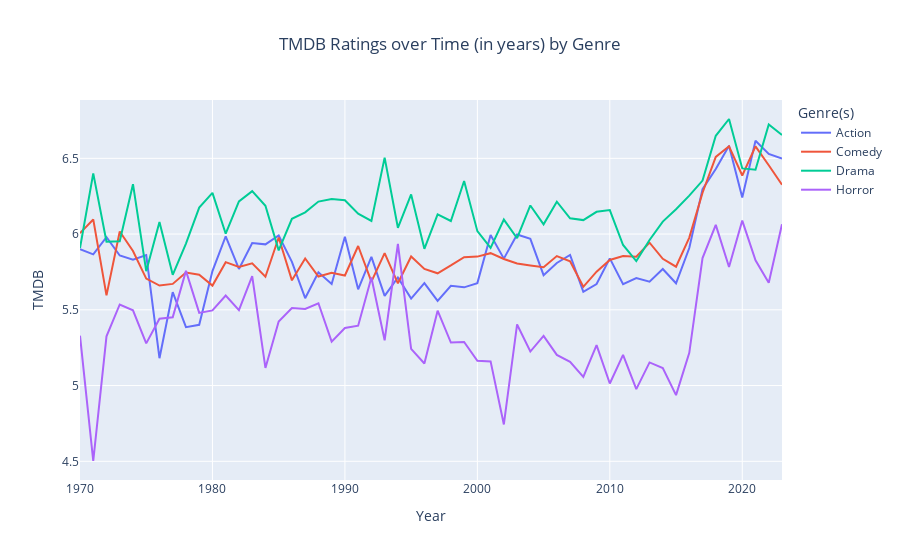

The notebook cell this image was saved under:
### Code cell
# Plot TMDB movie ratings by genre per year.
fig4 = px.line(
     df_groupby_genres2,
     x = 'Year',
     y = 'TMDB',
     color = 'Genre(s)',
     title='TMDB Ratings over Time (in years) by Genre',
     height = 500
)

fig4.update_layout(title_x = .5)
fig4.show()

### Figure 1 — Plotly figure (JSON) as saved in the notebook; plotly's stock layout.template omitted (floating-point values rounded to 4 significant figures)
{"data": [{"hovertemplate": "Genre(s)=Action<br>Year=%{x}<br>TMDB=%{y}<extra></extra>", "legendgroup": "Action", "line": {"color": "#636efa", "dash": "solid"}, "marker": {"symbol": "circle"}, "mode": "lines", "name": "Action", "orientation": "v", "showlegend": true, "type": "scatter", "x": [1970, 1971, 1972, 1973, 1974, 1975, 1976, 1977, 1978, 1979, 1980, 1981, 1982, 1983, 1984, 1985, 1986, 1987, 1988, 1989, 1990, 1991, 1992, 1993, 1994, 1995, 1996, 1997, 1998, 1999, 2000, 2001, 2002, 2003, 2004, 2005, 2006, 2007, 2008, 2009, 2010, 2011, 2012, 2013, 2014, 2015, 2016, 2017, 2018, 2019, 2020, 2021, 2022, 2023], "xaxis": "x", "y": [5.901, 5.866, 5.979, 5.859, 5.831, 5.862, 5.181, 5.616, 5.385, 5.401, 5.756, 5.986, 5.77, 5.941, 5.932, 5.991, 5.817, 5.577, 5.748, 5.67, 5.983, 5.635, 5.849, 5.592, 5.714, 5.574, 5.676, 5.559, 5.659, 5.648, 5.676, 5.994, 5.838, 5.997, 5.969, 5.729, 5.809, 5.862, 5.619, 5.67, 5.84, 5.669, 5.71, 5.686, 5.769, 5.675, 5.908, 6.297, 6.429, 6.584, 6.242, 6.617, 6.53, 6.499], "yaxis": "y"}, {"hovertemplate": "Genre(s)=Comedy<br>Year=%{x}<br>TMDB=%{y}<extra></extra>", "legendgroup": "Comedy", "line": {"color": "#EF553B", "dash": "solid"}, "marker": {"symbol": "circle"}, "mode": "lines", "name": "Comedy", "orientation": "v", "showlegend": true, "type": "scatter", "x": [1970, 1971, 1972, 1973, 1974, 1975, 1976, 1977, 1978, 1979, 1980, 1981, 1982, 1983, 1984, 1985, 1986, 1987, 1988, 1989, 1990, 1991, 1992, 1993, 1994, 1995, 1996, 1997, 1998, 1999, 2000, 2001, 2002, 2003, 2004, 2005, 2006, 2007, 2008, 2009, 2010, 2011, 2012, 2013, 2014, 2015, 2016, 2017, 2018, 2019, 2020, 2021, 2022, 2023], "xaxis": "x", "y": [6.006, 6.097, 5.595, 6.017, 5.888, 5.706, 5.66, 5.671, 5.747, 5.732, 5.66, 5.815, 5.783, 5.807, 5.719, 5.977, 5.695, 5.839, 5.72, 5.744, 5.727, 5.921, 5.686, 5.874, 5.675, 5.852, 5.77, 5.741, 5.793, 5.847, 5.851, 5.874, 5.835, 5.806, 5.793, 5.782, 5.855, 5.82, 5.652, 5.752, 5.829, 5.855, 5.851, 5.943, 5.837, 5.784, 5.977, 6.273, 6.51, 6.58, 6.387, 6.579, 6.454, 6.326], "yaxis": "y"}, {"hovertemplate": "Genre(s)=Drama<br>Year=%{x}<br>TMDB=%{y}<extra></extra>", "legendgroup": "Drama", "line": {"color": "#00cc96", "dash": "solid"}, "marker": {"symbol": "circle"}, "mode": "lines", "name": "Drama", "orientation": "v", "showlegend": true, "type": "scatter", "x": [1970, 1971, 1972, 1973, 1974, 1975, 1976, 1977, 1978, 1979, 1980, 1981, 1982, 1983, 1984, 1985, 1986, 1987, 1988, 1989, 1990, 1991, 1992, 1993, 1994, 1995, 1996, 1997, 1998, 1999, 2000, 2001, 2002, 2003, 2004, 2005, 2006, 2007, 2008, 2009, 2010, 2011, 2012, 2013, 2014, 2015, 2016, 2017, 2018, 2019, 2020, 2021, 2022, 2023], "xaxis": "x", "y": [5.907, 6.401, 5.949, 5.952, 6.329, 5.755, 6.08, 5.731, 5.938, 6.175, 6.272, 6.002, 6.216, 6.284, 6.187, 5.892, 6.101, 6.144, 6.215, 6.231, 6.223, 6.134, 6.087, 6.504, 6.041, 6.262, 5.902, 6.13, 6.086, 6.35, 6.019, 5.909, 6.096, 5.972, 6.189, 6.065, 6.214, 6.104, 6.092, 6.147, 6.159, 5.928, 5.821, 5.961, 6.082, 6.164, 6.254, 6.353, 6.649, 6.76, 6.433, 6.425, 6.723, 6.654], "yaxis": "y"}, {"hovertemplate": "Genre(s)=Horror<br>Year=%{x}<br>TMDB=%{y}<extra></extra>", "legendgroup": "Horror", "line": {"color": "#ab63fa", "dash": "solid"}, "marker": {"symbol": "circle"}, "mode": "lines", "name": "Horror", "orientation": "v", "showlegend": true, "type": "scatter", "x": [1970, 1971, 1972, 1973, 1974, 1975, 1976, 1977, 1978, 1979, 1980, 1981, 1982, 1983, 1984, 1985, 1986, 1987, 1988, 1989, 1990, 1991, 1992, 1993, 1994, 1995, 1996, 1997, 1998, 1999, 2000, 2001, 2002, 2003, 2004, 2005, 2006, 2007, 2008, 2009, 2010, 2011, 2012, 2013, 2014, 2015, 2016, 2017, 2018, 2019, 2020, 2021, 2022, 2023], "xaxis": "x", "y": [5.329, 4.502, 5.325, 5.535, 5.497, 5.278, 5.441, 5.451, 5.757, 5.48, 5.496, 5.594, 5.498, 5.722, 5.116, 5.423, 5.512, 5.505, 5.543, 5.29, 5.38, 5.395, 5.713, 5.299, 5.934, 5.242, 5.145, 5.494, 5.284, 5.288, 5.163, 5.16, 4.743, 5.403, 5.225, 5.327, 5.202, 5.156, 5.057, 5.266, 5.014, 5.203, 4.976, 5.153, 5.115, 4.937, 5.216, 5.842, 6.061, 5.782, 6.089, 5.827, 5.679, 6.065], "yaxis": "y"}], "layout": {"autosize": true, "legend": {"title": {"text": "Genre(s)"}, "tracegroupgap": 0}, "title": {"text": "TMDB Ratings over Time (in years) by Genre", "x": 0.5}, "xaxis": {"anchor": "y", "autorange": true, "domain": [0, 1], "range": [1970, 2023], "title": {"text": "Year"}, "type": "linear"}, "yaxis": {"anchor": "x", "autorange": true, "domain": [0, 1], "range": [4.377, 6.885], "title": {"text": "TMDB"}, "type": "linear"}}}
